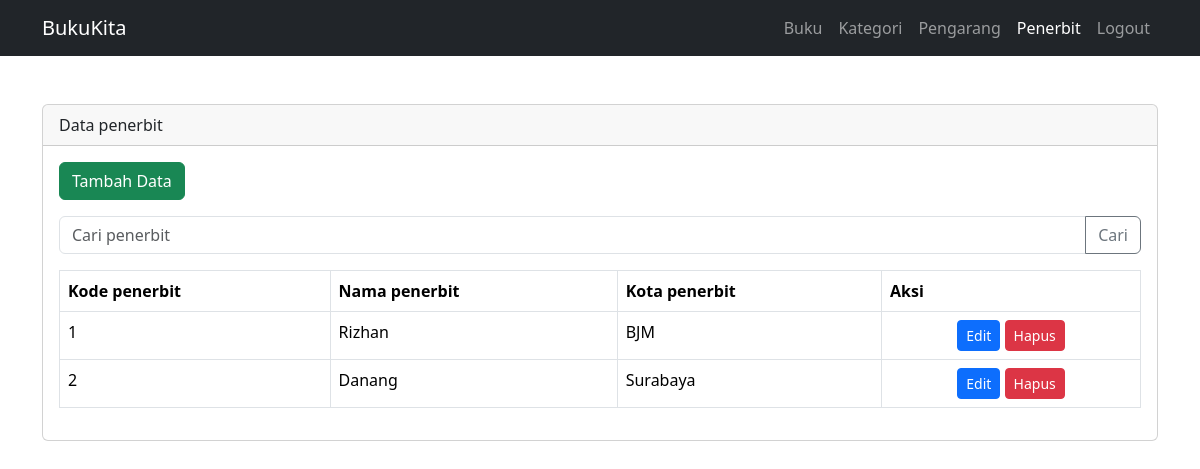
The page /penerbit/penerbit.php (signed in) on the database its author committed.
### tables this page shows
CREATE TABLE `penerbit` (
  `kode_penerbit` varchar(10) NOT NULL,
  `nama_penerbit` varchar(10) NOT NULL,
  `kota_penerbit` varchar(10) NOT NULL
);

### penerbit/penerbit.php (the view, shortened to what this page needs)
<?php
include '../koneksi.php';
include '../template/header.php';
$keyword = '';
if (isset($_GET['q'])) {
    $keyword = $_GET['q'];
    $query = mysqli_query($conn, "select * from penerbit where nama_penerbit like '%$keyword%'");
} else {
    $query = mysqli_query($conn, "select * from penerbit");
}
?>
<div class="container mt-5">
    <div class="row">
        <div class="col-md-12">
            <div class="card">
                <div class="card-header">
                    Data penerbit
                </div>
                <div class="card-body">
                    <a href="tambah-penerbit.php" class="btn btn-md btn-success mb-3">Tambah Data</a>
                    <form method="get" class="input-group mb-3">
                        <input name="q" type="text" class="form-control" placeholder="Cari penerbit" value="<?php echo $keyword ?>">
                        <button class="btn btn-outline-secondary" type="submit">Cari</button>
                    </form>
                    <table class="table table-bordered">
                        <thead>
                            <tr>
                                <th scope="col">Kode penerbit</th>
                                <th scope="col">Nama penerbit</th>
                                <th scope="col">Kota penerbit</th>
                                <th scope="col">Aksi</th>
                            </tr>
                        </thead>
                        <tbody>
                            <?php
                            while ($row = mysqli_fetch_array($query)) :
                            ?>
                                <tr>
                                    <td><?php echo $row['kode_penerbit'] ?></td>
                                    <td><?php echo $row['nama_penerbit'] ?></td>
                                    <td><?php echo $row['kota_penerbit'] ?></td>
                                    <td class="text-center">
                                        <a href="edit-penerbit.php?kode_penerbit=<?php echo $row['kode_penerbit'] ?>" class="btn btn-sm btn-primary">Edit</a>
                                        <a href="hapus-penerbit.php?kode_penerbit=<?php echo $row['kode_penerbit'] ?>" class="btn btn-sm btn-danger">Hapus</a>
                                    </td>
                                </tr>
                            <?php endwhile ?>
                        </tbody>
                    </table>
                </div>
            </div>
        </div>
    </div>
</div>
<?php include '../template/footer.php'; ?>

### rows shown on the page
penerbit: kode_penerbit "1", nama_penerbit "Rizhan", kota_penerbit "BJM"
penerbit: kode_penerbit "2", nama_penerbit "Danang", kota_penerbit "Surabaya"
